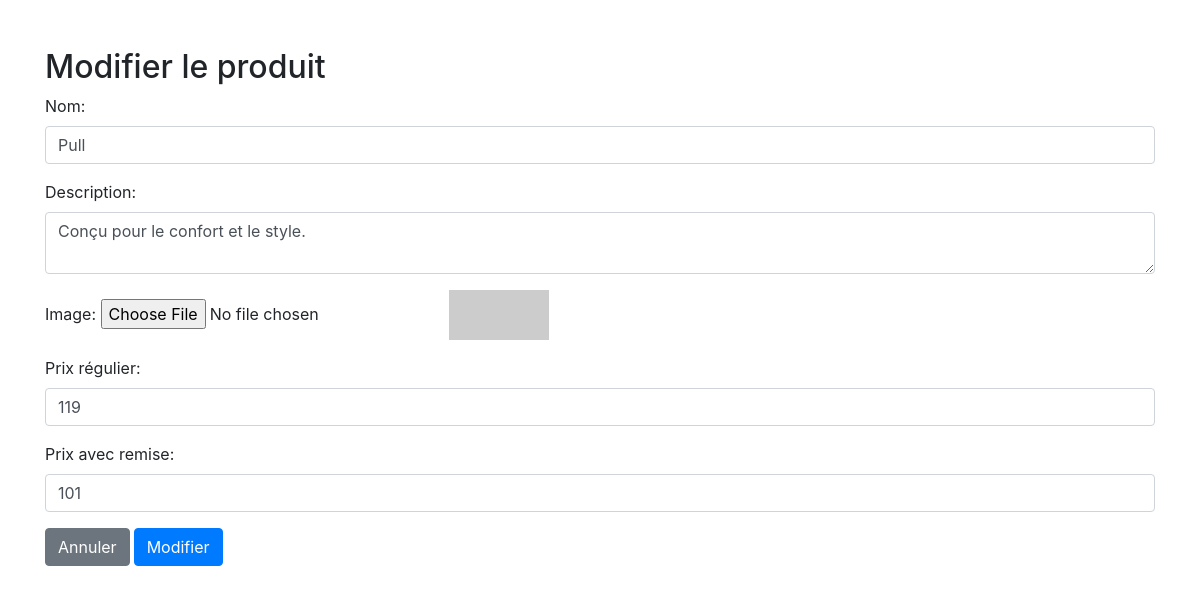
The app's page /edit_product.php?id=47 with its own data.
### tables this page shows
CREATE TABLE produits (
        id INTEGER PRIMARY KEY AUTOINCREMENT,
        name TEXT NOT NULL,
        description TEXT,
        image TEXT,
        regular_price REAL NOT NULL,
        discount_price REAL NOT NULL,
        created_at TIMESTAMP DEFAULT CURRENT_TIMESTAMP,
        updated_at TIMESTAMP DEFAULT CURRENT_TIMESTAMP
    );

### edit_product.php (the view, shortened to what this page needs)
<?php
include_once 'config.php';
if (($_SERVER["REQUEST_METHOD"] == "POST" || $_SERVER["REQUEST_METHOD"] == "GET") && isset($_GET['id'])) {
    $id = $_GET['id'];
    $sql = "SELECT * FROM produits WHERE id=:id";
    $stmt = $conn->prepare($sql);
    $stmt->bindParam(':id', $id);
    $stmt->execute();
    $row = $stmt->fetch(PDO::FETCH_ASSOC);
} else {
    echo "ID du produit non spécifié.";
    exit();
}
?>
<!DOCTYPE html>
<html lang="fr">
<head>
    <link rel="stylesheet" href="https://maxcdn.bootstrapcdn.com/bootstrap/4.5.2/css/bootstrap.min.css">
</head>
<body>
<div class="container mt-5">
    <h2>Modifier le produit</h2>
    <form method="post" action="<?php echo $_SERVER['PHP_SELF'] . '?id=' . $id; ?>" enctype="multipart/form-data">
        <div class="form-group">
            <label for="name">Nom:</label>
            <input type="text" class="form-control" id="name" name="name" value="<?php echo $row['name']; ?>">
        </div>
        <div class="form-group">
            <label for="description">Description:</label>
            <textarea class="form-control" id="description" name="description"><?php echo $row['description']; ?></textarea>
        </div>
        <div class="form-group">
            <label for="image">Image:</label>
            <input type="file" class="" id="image" name="image">
            <img src="<?php echo $row['image']; ?>" alt="Product Image" style="max-width: 100px; max-height: 100px;">
        </div>
        <div class="form-group">
            <label for="regular_price">Prix régulier:</label>
            <input type="text" class="form-control" id="regular_price" name="regular_price" value="<?php echo $row['regular_price']; ?>">
        </div>
        <div class="form-group">
            <label for="discount_price">Prix avec remise:</label>
            <input type="text" class="form-control" id="discount_price" name="discount_price" value="<?php echo $row['discount_price']; ?>">
        </div>
        <div class="d-flex">
        <a href="/" class="btn btn-secondary mr-1">Annuler</a>
        <button type="submit" class="btn btn-primary mr-1">Modifier</button>
    </div>
    </form>
</div>
</body>
</html>

### records on screen
produits: name "Pull", description "Conçu pour le confort et le style.", regular_price "119", discount_price "101"
